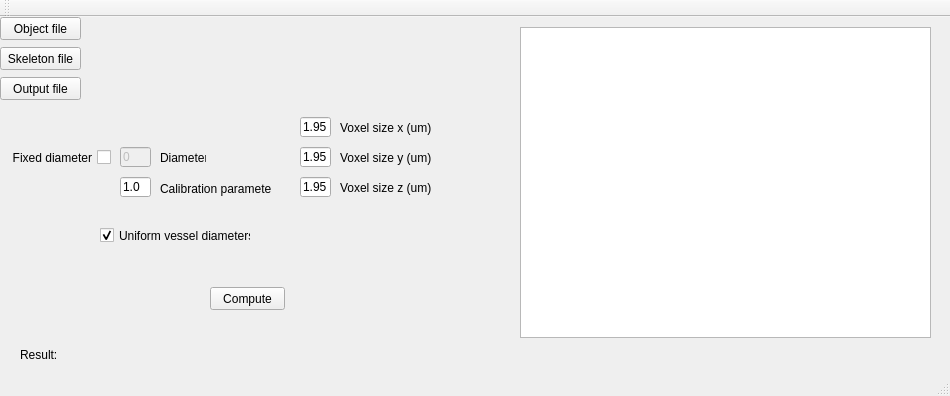
<?xml version="1.0" encoding="UTF-8"?>
<ui version="4.0">
 <class>MainWindow</class>
 <widget class="QMainWindow" name="MainWindow">
  <property name="geometry">
   <rect>
    <x>0</x>
    <y>0</y>
    <width>950</width>
    <height>396</height>
   </rect>
  </property>
  <property name="windowTitle">
   <string>Computing topological data</string>
  </property>
  <widget class="QWidget" name="centralWidget">
   <widget class="QPushButton" name="pushButtonObjectFile">
    <property name="geometry">
     <rect>
      <x>0</x>
      <y>0</y>
      <width>81</width>
      <height>23</height>
     </rect>
    </property>
    <property name="text">
     <string>Object file</string>
    </property>
   </widget>
   <widget class="QLabel" name="labelObjectFile">
    <property name="geometry">
     <rect>
      <x>90</x>
      <y>0</y>
      <width>421</width>
      <height>21</height>
     </rect>
    </property>
    <property name="text">
     <string/>
    </property>
   </widget>
   <widget class="QPushButton" name="pushButtonCompute">
    <property name="geometry">
     <rect>
      <x>210</x>
      <y>270</y>
      <width>75</width>
      <height>23</height>
     </rect>
    </property>
    <property name="text">
     <string>Compute</string>
    </property>
   </widget>
   <widget class="QLabel" name="label">
    <property name="geometry">
     <rect>
      <x>20</x>
      <y>330</y>
      <width>41</width>
      <height>16</height>
     </rect>
    </property>
    <property name="text">
     <string>Result:</string>
    </property>
   </widget>
   <widget class="QLabel" name="labelResult">
    <property name="geometry">
     <rect>
      <x>60</x>
      <y>330</y>
      <width>671</width>
      <height>16</height>
     </rect>
    </property>
    <property name="text">
     <string/>
    </property>
   </widget>
   <widget class="QTextEdit" name="textEdit">
    <property name="geometry">
     <rect>
      <x>520</x>
      <y>10</y>
      <width>411</width>
      <height>311</height>
     </rect>
    </property>
   </widget>
   <widget class="QPushButton" name="pushButtonSkelFile">
    <property name="geometry">
     <rect>
      <x>0</x>
      <y>30</y>
      <width>81</width>
      <height>23</height>
     </rect>
    </property>
    <property name="text">
     <string>Skeleton file</string>
    </property>
   </widget>
   <widget class="QPushButton" name="pushButtonOutputFile">
    <property name="geometry">
     <rect>
      <x>0</x>
      <y>60</y>
      <width>81</width>
      <height>23</height>
     </rect>
    </property>
    <property name="text">
     <string>Output file</string>
    </property>
   </widget>
   <widget class="QLabel" name="labelSkelFile">
    <property name="geometry">
     <rect>
      <x>90</x>
      <y>30</y>
      <width>421</width>
      <height>21</height>
     </rect>
    </property>
    <property name="text">
     <string/>
    </property>
   </widget>
   <widget class="QLabel" name="labelOutputFile">
    <property name="geometry">
     <rect>
      <x>90</x>
      <y>60</y>
      <width>421</width>
      <height>21</height>
     </rect>
    </property>
    <property name="text">
     <string/>
    </property>
   </widget>
   <widget class="QLineEdit" name="lineEditVoxelSize_y">
    <property name="geometry">
     <rect>
      <x>300</x>
      <y>130</y>
      <width>31</width>
      <height>20</height>
     </rect>
    </property>
    <property name="text">
     <string>1.95</string>
    </property>
   </widget>
   <widget class="QLabel" name="labelVoxelSize_y">
    <property name="geometry">
     <rect>
      <x>340</x>
      <y>130</y>
      <width>91</width>
      <height>21</height>
     </rect>
    </property>
    <property name="text">
     <string>Voxel size y (um)</string>
    </property>
   </widget>
   <widget class="QCheckBox" name="checkBoxDiam">
    <property name="geometry">
     <rect>
      <x>10</x>
      <y>130</y>
      <width>101</width>
      <height>21</height>
     </rect>
    </property>
    <property name="layoutDirection">
     <enum>Qt::RightToLeft</enum>
    </property>
    <property name="text">
     <string>Fixed diameter</string>
    </property>
   </widget>
   <widget class="QLineEdit" name="lineEditDiam">
    <property name="enabled">
     <bool>false</bool>
    </property>
    <property name="geometry">
     <rect>
      <x>120</x>
      <y>130</y>
      <width>31</width>
      <height>20</height>
     </rect>
    </property>
    <property name="text">
     <string>0</string>
    </property>
   </widget>
   <widget class="QLabel" name="labelDiam">
    <property name="geometry">
     <rect>
      <x>160</x>
      <y>130</y>
      <width>46</width>
      <height>21</height>
     </rect>
    </property>
    <property name="text">
     <string>Diameter</string>
    </property>
   </widget>
   <widget class="QLineEdit" name="lineEditCalib">
    <property name="geometry">
     <rect>
      <x>120</x>
      <y>160</y>
      <width>31</width>
      <height>20</height>
     </rect>
    </property>
    <property name="text">
     <string>1.0</string>
    </property>
   </widget>
   <widget class="QLabel" name="labelCalib">
    <property name="geometry">
     <rect>
      <x>160</x>
      <y>161</y>
      <width>111</width>
      <height>21</height>
     </rect>
    </property>
    <property name="text">
     <string>Calibration parameter</string>
    </property>
   </widget>
   <widget class="QLineEdit" name="lineEditVoxelSize_z">
    <property name="geometry">
     <rect>
      <x>300</x>
      <y>160</y>
      <width>31</width>
      <height>20</height>
     </rect>
    </property>
    <property name="text">
     <string>1.95</string>
    </property>
   </widget>
   <widget class="QLabel" name="labelVoxelSize_z">
    <property name="geometry">
     <rect>
      <x>340</x>
      <y>160</y>
      <width>91</width>
      <height>21</height>
     </rect>
    </property>
    <property name="text">
     <string>Voxel size z (um)</string>
    </property>
   </widget>
   <widget class="QLineEdit" name="lineEditVoxelSize_x">
    <property name="geometry">
     <rect>
      <x>300</x>
      <y>100</y>
      <width>31</width>
      <height>20</height>
     </rect>
    </property>
    <property name="text">
     <string>1.95</string>
    </property>
   </widget>
   <widget class="QLabel" name="labelVoxelSize_x">
    <property name="geometry">
     <rect>
      <x>340</x>
      <y>100</y>
      <width>91</width>
      <height>21</height>
     </rect>
    </property>
    <property name="text">
     <string>Voxel size x (um)</string>
    </property>
   </widget>
   <widget class="QCheckBox" name="checkBoxUniform">
    <property name="geometry">
     <rect>
      <x>100</x>
      <y>210</y>
      <width>151</width>
      <height>17</height>
     </rect>
    </property>
    <property name="text">
     <string>Uniform vessel diameters?</string>
    </property>
    <property name="checked">
     <bool>true</bool>
    </property>
   </widget>
  </widget>
  <widget class="QMenuBar" name="menuBar">
   <property name="geometry">
    <rect>
     <x>0</x>
     <y>0</y>
     <width>950</width>
     <height>21</height>
    </rect>
   </property>
  </widget>
  <widget class="QToolBar" name="mainToolBar">
   <attribute name="toolBarArea">
    <enum>TopToolBarArea</enum>
   </attribute>
   <attribute name="toolBarBreak">
    <bool>false</bool>
   </attribute>
  </widget>
  <widget class="QStatusBar" name="statusBar"/>
 </widget>
 <layoutdefault spacing="6" margin="11"/>
 <resources/>
 <connections>
  <connection>
   <sender>pushButtonCompute</sender>
   <signal>clicked()</signal>
   <receiver>MainWindow</receiver>
   <slot>topology()</slot>
   <hints>
    <hint type="sourcelabel">
     <x>263</x>
     <y>207</y>
    </hint>
    <hint type="destinationlabel">
     <x>377</x>
     <y>222</y>
    </hint>
   </hints>
  </connection>
  <connection>
   <sender>pushButtonObjectFile</sender>
   <signal>clicked()</signal>
   <receiver>MainWindow</receiver>
   <slot>objectFileSelecter()</slot>
   <hints>
    <hint type="sourcelabel">
     <x>70</x>
     <y>44</y>
    </hint>
    <hint type="destinationlabel">
     <x>27</x>
     <y>134</y>
    </hint>
   </hints>
  </connection>
  <connection>
   <sender>pushButtonSkelFile</sender>
   <signal>clicked()</signal>
   <receiver>MainWindow</receiver>
   <slot>skelFileSelecter()</slot>
   <hints>
    <hint type="sourcelabel">
     <x>44</x>
     <y>75</y>
    </hint>
    <hint type="destinationlabel">
     <x>47</x>
     <y>167</y>
    </hint>
   </hints>
  </connection>
  <connection>
   <sender>pushButtonOutputFile</sender>
   <signal>clicked()</signal>
   <receiver>MainWindow</receiver>
   <slot>outputFileSelecter()</slot>
   <hints>
    <hint type="sourcelabel">
     <x>31</x>
     <y>109</y>
    </hint>
    <hint type="destinationlabel">
     <x>56</x>
     <y>207</y>
    </hint>
   </hints>
  </connection>
  <connection>
   <sender>checkBoxDiam</sender>
   <signal>clicked()</signal>
   <receiver>MainWindow</receiver>
   <slot>diamCheckBox()</slot>
   <hints>
    <hint type="sourcelabel">
     <x>364</x>
     <y>145</y>
    </hint>
    <hint type="destinationlabel">
     <x>408</x>
     <y>173</y>
    </hint>
   </hints>
  </connection>
 </connections>
 <slots>
  <slot>objectFileSelecter()</slot>
  <slot>skelFileSelecter()</slot>
  <slot>outputFileSelecter()</slot>
  <slot>topology()</slot>
  <slot>diamCheckBox()</slot>
 </slots>
</ui>
